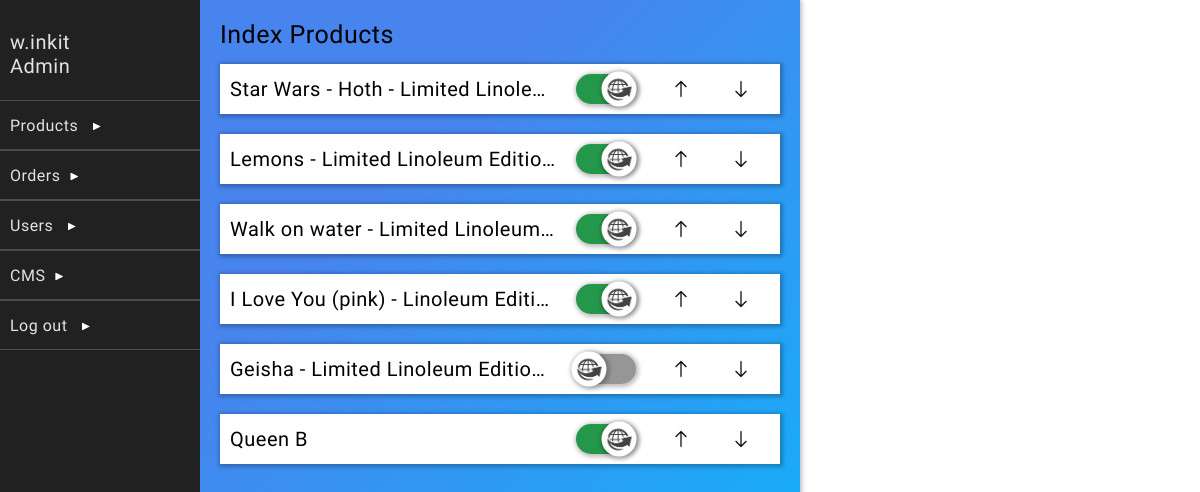
The app's page /dashboardExtensions/indexProducts.php (signed in), older data.
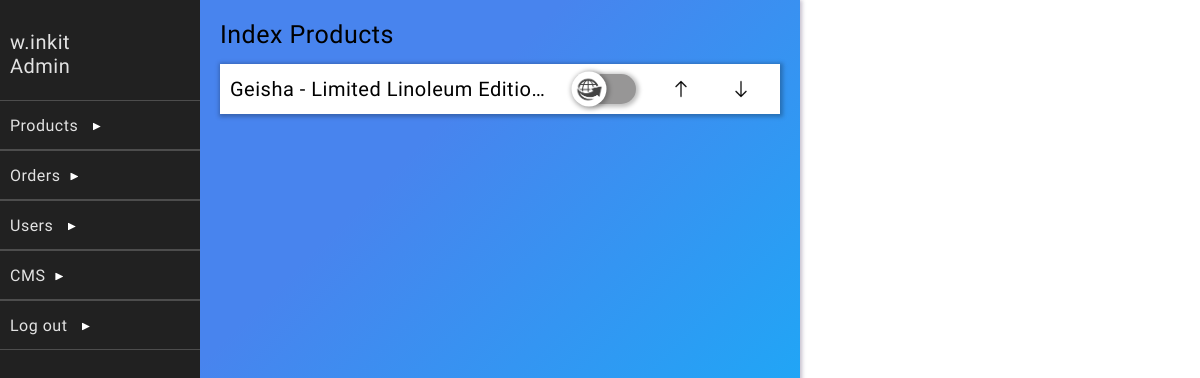
The same page, newer data.
### tables this page shows
CREATE TABLE `products` (
  `id` int(5) NOT NULL,
  `title` varchar(255) NOT NULL,
  `price` decimal(10,2) NOT NULL,
  `list_price` decimal(10,2) NOT NULL,
  `category` int(5) NOT NULL,
  `image` text NOT NULL,
  `description` text NOT NULL,
  `archived` int(5) NOT NULL,
  `created` datetime NOT NULL,
  `updated` datetime NOT NULL,
  `width` decimal(10,2) NOT NULL,
  `height` decimal(10,2) NOT NULL,
  `weight` decimal(10,2) NOT NULL,
  `production_value` decimal(10,2) NOT NULL,
  `quantity` int(11) NOT NULL,
  `live` int(5) NOT NULL DEFAULT 1,
  `order_of_product` int(5) NOT NULL DEFAULT 0
);

### classes/DB.php (called while the page is built, shortened)
<?php
    class DB{
        private static $_instance = null;
        private $_pdo,
                $_query,
                $_error = false,
                $_results,
                $_count = 0;
        private function __construct(){
            try{
                $this->_pdo = new PDO('mysql:host='. Config::get("mysql/host") .';dbname='. Config::get("mysql/db").';charset=utf8',
                Config::get("mysql/username"), Config::get("mysql/password"));
            }
            catch(PDOException $e){
                die($e->getMessage());
            }
        }
        public static function getInstance(){
            if(!isset(self::$_instance)){
                self::$_instance = new DB();
            }
            return self::$_instance;
        }
        public function query($sql, $params = []){
            if($this->_query = $this->_pdo->prepare($sql)){
                $x = 1;
                if(count($params)){
                    foreach($params as $param){
                        $this->_query->bindValue($x, $param);
                        $x++;
                    }
                }
                if($this->_query->execute()){
                    $this->_results = $this->_query->fetchAll(PDO::FETCH_OBJ);
                } else{
                    $this->_error = true;
                }
            }
            return $this;
        }
        protected function _read($table, $params = []){
            $conditionString = '';
            $bind = [];
            $order = '';
            $limit = '';
            if(isset($params['conditions'])){
                if(is_array($params['conditions'])){
                    foreach($params['conditions'] as $condition){
                        $conditionString .= ' ' .  $condition . ' AND';
                    }
                    $conditionString = trim($conditionString);
                    $conditionString = rtrim($conditionString, ' AND');
                } else{
                    $conditionString = $params['conditions'];
                }
                if($conditionString != ''){
                    $conditionString = ' WHERE ' . $conditionString;
                }
            }
            if(array_key_exists('bind', $params)){
                $bind = $params['bind'];
            }
            if(array_key_exists('order', $params)){
                $order = ' ORDER BY ' . $params['order'];
            }
        $sql = "SELECT * FROM {$table}{$conditionString}{$order}{$limit}";
        if(!$this->query($sql, $bind)->results()){
            return false;
        }
        return true;
        }
        public function find($table, $params = []){
            if($this->_read($table, $params)){
                return $this->results();
            }
            return false;
        }
        public function results(){
            return $this->_results;
        }
    }
?>

### classes/Config.php (called while the page is built)
<?php
    class Config{
        public static function get($path = null){
            if($path){
                $config = $GLOBALS['config'];
                $path = explode('/', $path);
                foreach($path as $bit){
                    if(isset($config[$bit])){
                        $config = $config[$bit];
                    }
                }
                return $config;
            }
            return false;
        }
    }
?>

### dashboardExtensions/indexProducts.php (the view, shortened to what the changed rows need)
<?php
    include_once("../includes/dashboardhead.php");
?>
<div class="background">
    <div class="dashboard-content" id="content">
    <div class="center-components-background">
    <div class="center-components" id="center-components">
        <?php
         $products = DB::getInstance()->find('products', [
             'order' => 'order_of_product'
             ]);
         foreach($products as $product):
             $switchPos = $product->live == 0 ? 0 : 1;
        ?>
        <div class="index-products-container">
            <div class="index-products-product">
                <div class="index-products-product-title"><?= $product->title; ?></div>
                <div class="editing-switch"  id="editing-switch-<?= $product->id; ?>"<?php
                        if(!$switchPos){
                            echo('style="
                                background-color: #979696;
                            "');
                        }
                ?> onclick="flipSwitch(<?= $switchPos ?>, 'switchForm<?= $product->id; ?>', 'editing-switch-<?= $product->id; ?>', 'editing-switch-btn-<?= $product->id; ?>');">
                        <div class="editing-switch-btn" id="editing-switch-btn-<?= $product->id; ?>"
                            <?php
                                if(!$switchPos){
                                    echo('style="
                                        right: 20%;
                                    "');
                                }
                            ?>
                        ><span class="editing-switch-btn-icon"></span></div>
                </div>
                <div class="moveUpBtn" style="width: 50px; height: 50px;" onclick="window.location.href = 'functionality/order-index-products.php?productOrder=<?= $product->order_of_product; ?>&pos=1'"></div>
                <div class="moveDownBtn"  style="width: 50px; height: 50px;" onclick="window.location.href = 'functionality/order-index-products.php?productOrder=<?= $product->order_of_product; ?>&pos=-1'"></div>
            </div>
        </div>
        <?php
            endforeach;
        ?>
    </div>
    </div>
    </div>
</div>

Row changes from the older to the newer data that the page shows:
removed products: title "Star Wars - Hoth - Limited Linole…", live 1 (drawn)
removed products: title "Lemons - Limited Linoleum Editio…", live 1 (drawn)
removed products: title "Walk on water - Limited Linoleum…", live 1 (drawn)
removed products: title "I Love You (pink) - Linoleum Editi…", live 1 (drawn)
removed products: title "Queen B", live 1 (drawn)
